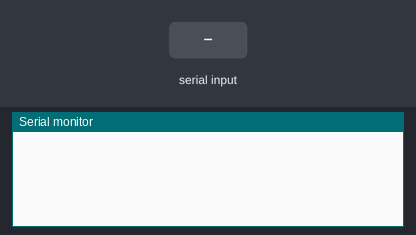
Bench run of a sketch on a simulated Arduino Uno, built with avr-gcc and run on an emulated ATmega328P. Parts: the last lines printed to the serial monitor. The inputs (shaded band) are chosen by the test bench.

Above: at 1.2 s.
1.3 s: "i123456\n" received over Serial
At 2.2 s:
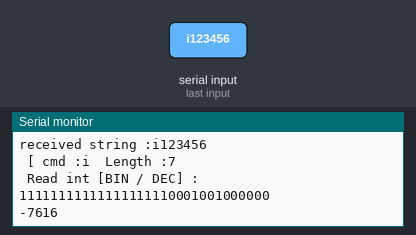
2.8 s: ",\n" received over Serial
At 4.0 s:
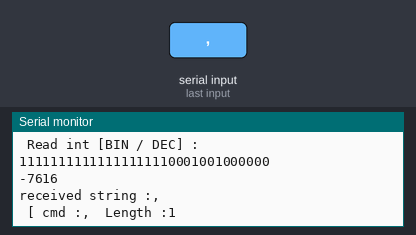
4.3 s: "x\n" received over Serial
At 5.5 s:
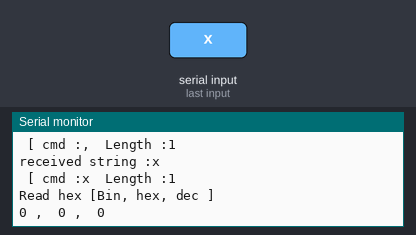
5.8 s: "c\n" received over Serial
At 6.8 s:
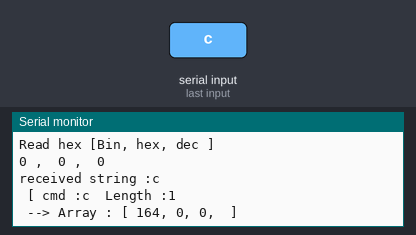
7.3 s: "-\n" received over Serial
At 7.7 s:
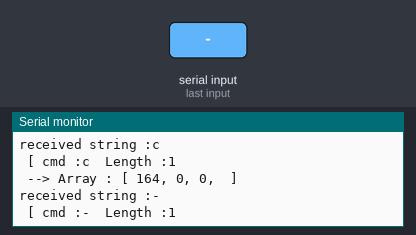

Measured:
- after the input at 1.3 s, the serial monitor: prints a new line at once (image 1)
- after the input at 2.8 s, the serial monitor: prints a new line at once (image 2)
- after the input at 4.3 s, the serial monitor: prints a new line at once (image 3)
- after the input at 5.8 s, the serial monitor: prints a new line at once (image 4)
- after the input at 7.3 s, the serial monitor: prints a new line at once (image 5)

The sketch:

serial_var_receiver.ino
```cpp
/*
 *  Author: Thomas Britnell
 *
 *    Demo sketch for sending different variables over Serial.
 *     * Send a signed integer 16-bit with 'i' + int , e.g. 'i123456'
 *     * Send a hex with 'x' + [hex values] , e.g. 'x7f'
 *     * Send an array of integers
 */

void setup() {
  //
  Serial.begin(115200);

  // Eo setup
}

String str;
int X;
char cmd;
char buff[30];


void loop() {
  //
  int *data;

  // check serial

  if( Serial.available() > 0 ){
    str = Serial.readStringUntil('\n');
    int L = str.length();

    Serial.print("received string :");
    Serial.println(str);

    cmd = str[0];
    str.remove(0,1);

    Serial.print(" [ cmd :");
    Serial.print(cmd);
    Serial.print("\tLength :");
    Serial.println(L);


//    Serial.println(str);

    if( cmd == 'i' ){
      X = str_to_int(str);
      Serial.println(" Read int [BIN / DEC] : ");
      Serial.println(X, BIN);
//      Serial.println(X, HEX);
      Serial.println(X);

    }
    else if( cmd == 'x') {
      X = str_to_hex(str);
      Serial.println("Read hex [Bin, hex, dec ] ");
      Serial.print(X, BIN);  Serial.print(" ,\t");
      Serial.print(X, HEX);  Serial.print(" ,\t");
      Serial.println(X);
    }
    else if(cmd=='c') {
      str.toCharArray(buff, L);
//      Serial.print("received line :");
//      Serial.println(buff);
      data = charay_to_array( buff, 3);
      Serial.print(" --> Array : [ ");
      for(int x=0; x<3; x++){
        Serial.print(data[x]);    Serial.print(", ");
      }
      Serial.print(" ]\n");
      // cmd== 'c'
    }


    // Eo serial.available
  }
  // Eo loop
}


                                                            //  ***    Hex

int str_to_hex( String line){
  int res = 0;
  uint8_t L = line.length();
  uint8_t i = 0;

  for( uint8_t x=0; x<L; x++){
    res = (res << 4);
    res += ch_to_hex( line[x] );
    Serial.println(res, HEX);
  }

  return res;
}

                                                          //   **** Array


int * charay_to_array( char *line, uint8_t len )
{
//  int i=0;
//  int comma = next_comma(line, i);
  int val[len];

  //int i = next_comma(line, 0);
  int i = 0;
  int comma = next_comma(line, i+1);

  //String sub;

  // returns -1 if not found

  //while( comma >= 0 )
  for(int a=0; a<len; a++)
  {
    if( comma >= 0)
    {
        //Serial.print("i ");
        //Serial.print(i);
        //Serial.print("to comma ");
        //Serial.println(comma);

        // get substring
      //sub = line.substring(i, comma);
      //Serial.print("converting sub: ");
      //Serial.println(sub);
      //val[index] = str_to_int(sub);

      val[a] = chs_to_int(line, i, comma);
//      Serial.print(a);
//      Serial.print(" as int : ");
//      Serial.println(val[a]);

      i = comma+1;
      comma = next_comma(line, i);
    }
    else {
      val[a] = 0;
      //
    }
  }

  return val;
  // Eo func
}


int chs_to_int( char * line, uint8_t sta, uint8_t fin)
{
  int res = 0;

  // use L-1 for base 10 calc, run loop to =L
  uint8_t L = fin -sta -1;

  uint8_t neg = 0;


  if(line[sta] == '-'){
    // negative number
    // start at 1, and 1 shorter
    for( uint8_t i=1; i<= L; i++)
    {
      res += ch_to_int( line[sta +i] ) * decimal( L-i);
      // Eo for
    }
    res *= -1;

  }
  else
  {
    // -- positive number

//    Serial.print("converting ");
    for( uint8_t i=0; i<= L; i++)
    {
//      Serial.print( line[sta +i]);  Serial.print( ", ");
      res += ch_to_int( line[sta +i] ) * decimal( L-i);
      /*Serial.print("chr ");
      Serial.print(line[i] );
      Serial.print(" to ");      Serial.print(ch_to_int( line[i] ) );
      Serial.print(" = dec ");
      Serial.println( res); */
    }
//    Serial.print( "\n to ");  Serial.println( res);
  }
  /*Serial.print("num ");
  Serial.print(line);
  Serial.print(" to int ");
  Serial.println(res);  */

  return res;
}

int next_comma( char *ray, uint8_t start)
{
  uint8_t i=start;
  while( ray[i] != '#' || ray[i] != '\0' ) {
   if( ray[i] == ',')
     return i;
   else
     i++;
     // Eo while
  }
  return -1;
}

void line_to_array( String line)
{
  int i=0;
  int comma = line.indexOf(",");
  String sub;
  int val[10];


  // returns -1 if not found
  int index = 6;

  while( comma >= 0 )
  {
    // get substring
    sub = line.substring(i, comma);
    //Serial.print("converting sub: ");
    //Serial.println(sub);
    val[index] = str_to_int(sub);
    index++;

    i = comma+1;
    comma = line.indexOf(",", i);
  }

  // Eo func
}


                                                      // **  Int
int str_to_int( String line)
{
  int res = 0;

  // use L-1 for base 10 calc, run loop to =L
  uint8_t L = line.length() -1;

  uint8_t neg = 0;

  if(line[0] == '-'){
    // negative number
    // start at 1, and 1 shorter

    for( uint8_t i=1; i<= L; i++)
    {
      res += ch_to_int( line[i] ) * decimal( L-i);
      // Eo for
    }
    res *= -1;

  }
  else
  {
    // -- positive number

    for( uint8_t i=0; i<= L; i++)
    {
      res += ch_to_int( line[i] ) * decimal( L-i);
      /*Serial.print("chr ");
      Serial.print(line[i] );
      Serial.print(" to ");      Serial.print(ch_to_int( line[i] ) );
      Serial.print(" = dec ");
      Serial.println( res); */
    }

  }
  /*Serial.print("num ");
  Serial.print(line);
  Serial.print(" to int ");
  Serial.println(res);  */

  return res;
}

int ch_to_hex(char C)
{
  int res = 0;
  switch(C){
    case '0':
      res = 0;
      break;
    case '1':
      res = 1;
      break;
    case '2':
      res =  2;
      break;
    case '3':
      res =  3;
      break;
    case '4':
      res =  4;
      break;
    case '5':
      res =  5;
      break;
    case '6':
      res = 6;
      break;
    case '7':
      res =  7;
      break;
    case '8':
      res =  8;
      break;
    case '9':
      res =  9;
      break;
    case 'A':
      res =  10;
      break;
    case 'a':
      res =  10;
      break;
    case 'B':
      res =  11;
      break;
    case 'b':
      res =  11;
      break;
    case 'C':
      res =  12;
      break;
    case 'c':
      res =  12;
      break;
    case 'D':
      res =  13;
      break;
    case 'd':
      res =  13;
      break;
    case 'E':
      res =  14;
      break;
    case 'e':
      res =  14;
      break;
    case 'F':
      res =  15;
      break;
    case 'f':
      res =  15;
      break;
    default:
      res =  0;
      break;
    // Eo swithc
  }

  return res;
  // Eo func
}

int ch_to_int( char C )
{
  int res = 0;
  switch(C)
  {
    case '0':
      res = 0;
      break;
    case '1':
      res = 1;
      break;
    case '2':
      res =  2;
      break;
    case '3':
      res =  3;
      break;
    case '4':
      res =  4;
      break;
    case '5':
      res =  5;
      break;
    case '6':
      res = 6;
      break;
    case '7':
      res =  7;
      break;
    case '8':
      res =  8;
      break;
    case '9':
      res =  9;
      break;
    default:
      res =  0;
      break;
  }
  return res;
  // Eo switch
}

int decimal( int x)
{
  int res = 1;
  for(int i=0; i<x; i++) {
    res *= 10;
  }
  return res;
}
```
